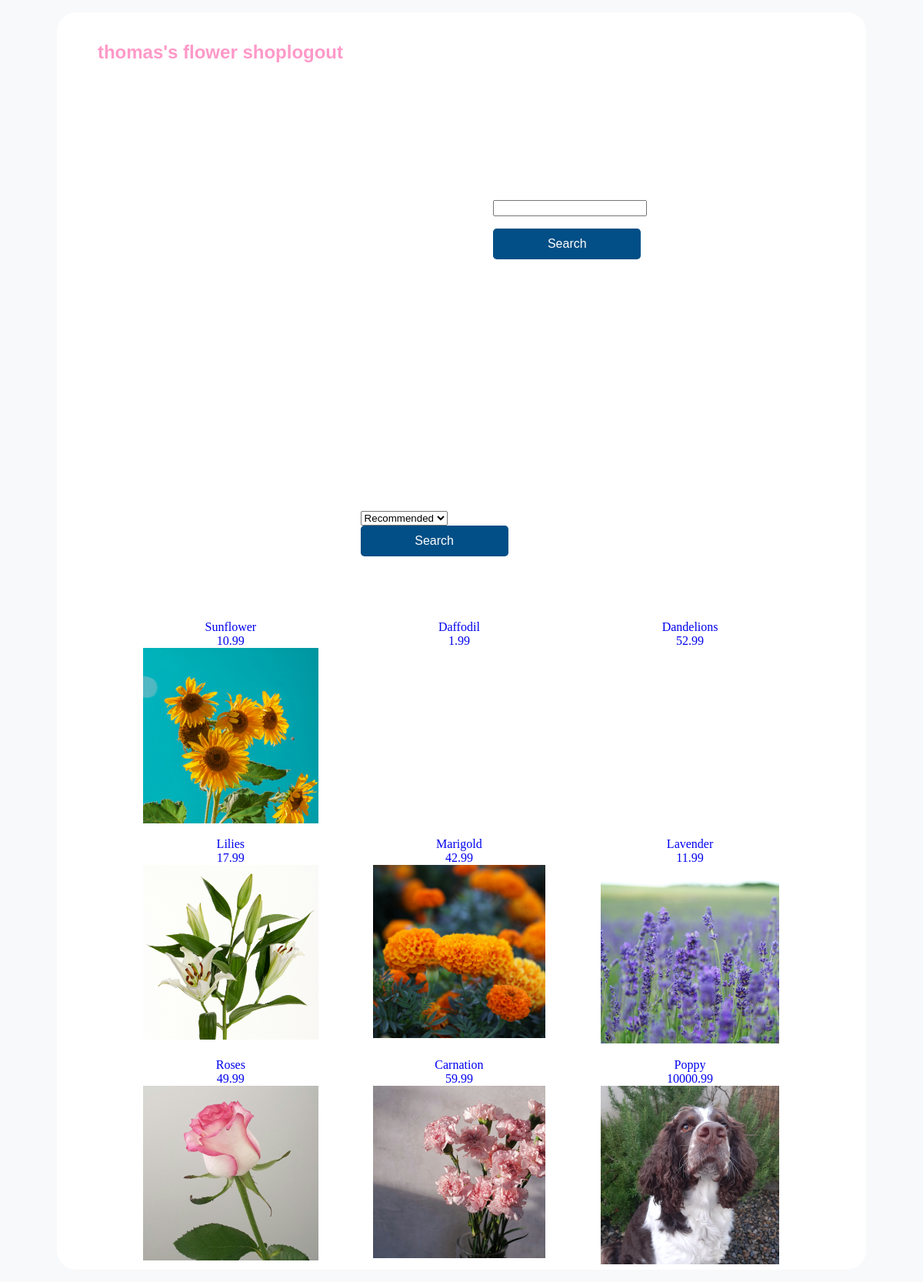
The page / (signed in) on the database its author committed.
### tables this page shows
CREATE TABLE flowers
(
    flower_id INTEGER PRIMARY KEY AUTOINCREMENT,
    flower_name TEXT NOT NULL,
    price REAL NOT NULL,
    img_url TEXT NOT NULL
);

### app.py (the view, shortened to what this page needs)
@app.route('/', methods=['POST', 'GET'])
def flowers():
    login = 'login'
    if session.get('login'):
        login = 'logout'
    db = get_db()
    results = db.execute(
        '''SELECT * FROM flowers;''').fetchall()
    filter_form = FilterForm()
    search_form = SearchBarForm()
    return render_template('flowers.html', form=filter_form, flowers=results, login=login, search_form=search_form )

### form.py
class FilterForm(FlaskForm):
    filter = SelectField('filter', choices=['Recommended','Highest First', 'Lowest First'])
    submit = SubmitField('Search')

class SearchBarForm(FlaskForm):
    search = StringField()
    submit = SubmitField('Search')

### app.py (called while the page is built)
@app.before_request
def load_logged_in_user():
    g.user = session.get('username', None)

### database.py (called while the page is built)
def get_db():
    if "db" not in g:
        g.db = sqlite3.connect(DATABASE,
            detect_types=sqlite3.PARSE_DECLTYPES
        )
        g.db.row_factory = sqlite3.Row
    return g.db

### templates/flowers.html (shortened to what this page needs)
{% extends 'base.html' %}
{% block main_content %}
{% set counter = 2 %}
<main>
    <nav>
        <h2><a href="{{url_for('flowers')}}">thomas's flower shop</a></h2>
        <h2><a href="{{url_for('login')}}">{{ login }}</a></h2>
        <form action="{{url_for('search')}}" method="POST" novalidate>
            {{ search_form.search() }} {{search_form.submit()}}
        </form>
    </nav>
    <div id="banner">
    </div>
    <div class="filter">
        <form action="{{ url_for('flowers')}}" method="POST" novalidate>
            {{ form.filter() }}
            <br>
            {{form.submit()}}
        </form>
    </div>
    <div id="container">
        {% for flower in flowers %}
        <div id="flower">
            <a href="{{url_for('add_to_basket', flower_name=flower['flower_name'])}}">
                {{flower['flower_name']}}
                <br>
                {{flower['price']}}
                <br>
                <img src="{{ url_for('static', filename=flower['img_url'])}}" alt="">
            </a>
        </div>
        {% endfor %}
    </div>
    {% endblock %}

### static/main.css (style rules this page uses)
main { padding-top: 1rem; border-radius: 25px; background-color: white; width: 90%; margin: auto; }
form { background-color: white; color: #6C757D; margin: auto; width: 25%; margin-top: 10rem; text-align: left; padding: 4rem; border-radius: 1rem; font-size: 1.2rem; }
input { width: 12rem; margin-bottom: 1rem; }
input#submit { background-color: #014f86; color: white; border: none; padding: 0.7rem; border-radius: 0.3rem; font-size: 1rem; }
body { background-color: #F8F9FA; margin: 1rem; }
a { text-decoration: none; text-align: center; margin: auto; }
h2 a { color: #ff99c8; }
nav { display: flex; width: 90%; margin: auto; justify-content: space-between; background-color: white; text-align: center; padding: 0.1rem; color: #ff99c8; font-family: 'Gill Sans', 'Gill Sans MT', Calibri, 'Trebuchet MS', sans-serif; }
#banner { display: block; width: 90%; margin: auto; }
#container { display:grid; grid-template-columns: auto auto auto; column-gap: 0.5rem; row-gap: 0.5rem; margin: 0rem 5rem; }
img { width: 80%; margin: auto; }
#banner { margin: auto; text-align: center; }
#flower { background-color: white; padding: 0.2rem; display: inline; text-align: center; }
@media screen and (min-width: 1100px) { #banner { width: 90%; margin: auto; } }

### rows shown on the page
flowers: flower_name "Sunflower", price "10.99", img_url (picture)
flowers: flower_name "Daffodil", price "1.99"
flowers: flower_name "Dandelions", price "52.99"
flowers: flower_name "Lilies", price "17.99", img_url (picture)
flowers: flower_name "Marigold", price "42.99", img_url (picture)
flowers: flower_name "Lavender", price "11.99", img_url (picture)
flowers: flower_name "Roses", price "49.99", img_url (picture)
flowers: flower_name "Carnation", price "59.99", img_url (picture)
flowers: flower_name "Poppy", price "10000.99", img_url (picture)

### other values the page prints
{{ login }} "logout"
